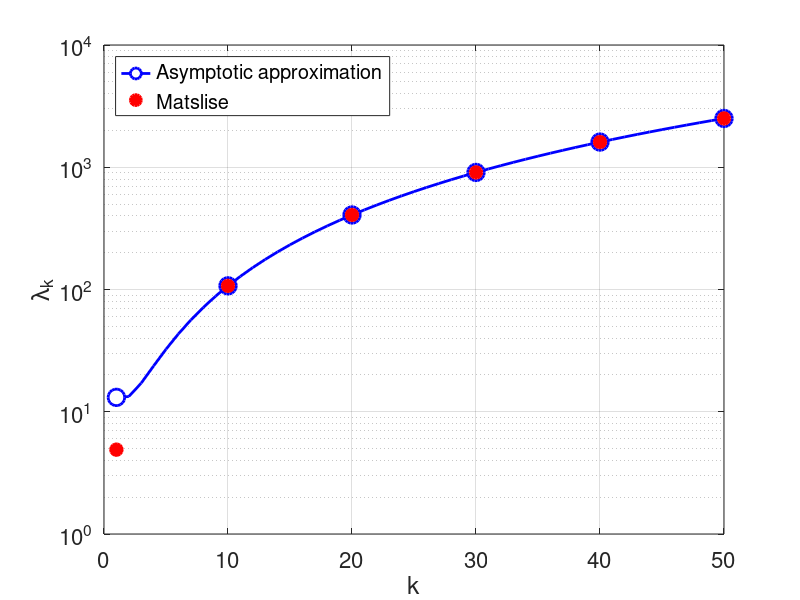

Write the MATLAB code that produced this figure.
% ================================================
% Asymptotic approximation λ_k for p(x) = e^x
% Dirichlet: u(0)=u(π)=0
% ================================================

clear; clc; close all;

n = 1:50;

P1 = exp(pi) - 1;
P2 = 0.5*(exp(2*pi) - 1);

% Asymptotic approximation
sqrt_lambda = n + (2*pi*n).^(-1)*P1 + (4*pi*n.^3).^(-1)*(P2/2 - P1^2/pi + exp(pi)/2 - 1/2);
lambda_asymp = sqrt_lambda.^2;

% Numerical values from Matslise
x = [1 10 20 30 40 50];
y = [4.89666939017 107.1166761105273 407.06523522670701 907.0554605783833 1607.0520261907873 2507.0504344089];

lambda_asymp_selected = lambda_asymp(x);

% Plot
figure('Position',[100 100 950 620],'Color','white');
hold on; grid on; box on;

semilogy(n, lambda_asymp, 'b-', 'LineWidth', 2);
semilogy(x, lambda_asymp_selected, 'bo','MarkerSize', 12, 'LineWidth', 2,'MarkerFaceColor', 'w');
semilogy(x, y, 'ro', 'MarkerSize', 9, 'LineWidth', 1.5,'MarkerFaceColor', 'r');

xlabel('k');
ylabel('\lambda_k');

h1 = plot(NaN, NaN, 'bo-', 'MarkerSize', 12, 'LineWidth', 2, 'MarkerFaceColor', 'w');
h2 = plot(NaN, NaN, 'ro', 'MarkerSize', 9, 'LineWidth', 2, 'MarkerFaceColor', 'r');


legend([h1 h2], ...
       {'Asymptotic approximation', 'Matslise'}, ...
       'Location', 'northwest','Box', 'on','FontSize',17);

set(gca, 'FontSize', 16);
set(gca, 'YMinorGrid', 'on');

print('-depsc', 'fix_paine_1_50.eps')
